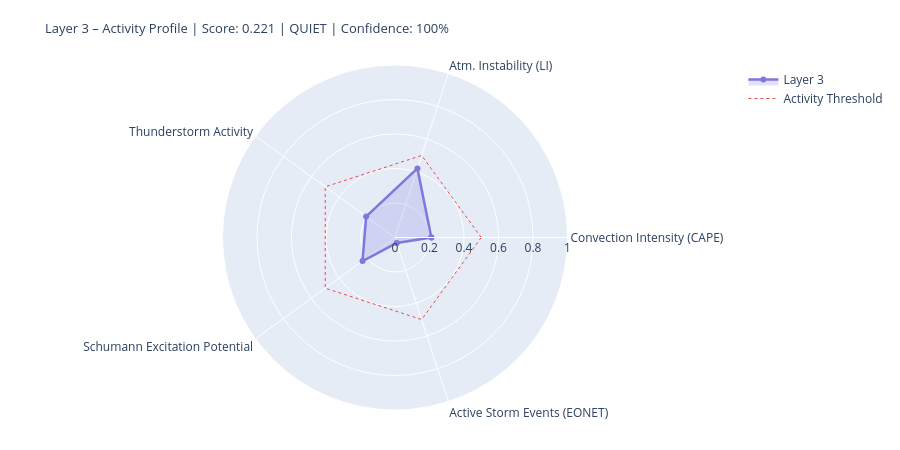

Notebook code cell kept with this figure:
### Markdown cell above
---
## 4. State Assessment & Handoff to Layer 4/5

### Code cell
# ============================================================
# LAYER-3-SCORE
# Five dynamic components
# ============================================================

def norm(v, lo, hi):
    if v is None or (isinstance(v, float) and math.isnan(v)): return None
    return round(max(0.0, min(1.0, (v - lo) / (hi - lo))), 4)

# --- 1) Convection intensity (global CAPE mean) ---
cape_mean = df_atm['cape'].dropna().mean() if not df_atm.empty else None
conv_score = norm(cape_mean, 0, 3000)
conv_src   = 'primary' if cape_mean is not None else 'missing'

# --- 2) Atmospheric instability (LI mean) ---
li_mean   = df_atm['li'].dropna().mean() if not df_atm.empty else None
# Negative LI = unstable → higher score
instab_score = norm(-li_mean if li_mean is not None else None, -6, 6)
instab_src   = 'primary' if li_mean is not None else 'missing'

# --- 3) Thunderstorm activity (mean thunder score + WMO count) ---
thunder_mean = df_atm['thunder_score'].mean() if not df_atm.empty else None
n_thunder    = int(df_atm['thunderstorm'].sum()) if not df_atm.empty else 0
thunder_score_val = norm(
    (thunder_mean or 0) * 0.7 + n_thunder * 0.1, 0, 1.0
) if thunder_mean is not None else None
thunder_src = 'primary'

# --- 4) Schumann excitation potential (weighted Schumann contribution) ---
schumann_pot = df_atm['schumann_contribution'].mean() if not df_atm.empty else None
# Boosted by Layer-2 thunderstorm trigger
if schumann_pot is not None and l2_thunder:
    schumann_pot = min(1.0, schumann_pot * 1.2)
schumann_score = norm(schumann_pot, 0, 1.0) if schumann_pot is not None else None
schumann_src   = 'derived'

# --- 5) Storm activity (NASA EONET) ---
# Distinction: None = data not loaded, 0.0 = loaded but no events
storm_score = None
storm_src   = 'missing'
if raw.get('storms') is not None:          # API reached successfully
    storm_score = norm(len(storm_events), 0, 30) if storm_events else 0.0
    storm_src   = 'primary'

# X-Ray and Kp: context only, not in dynamic score
# (X-Ray = Layer-0/4 driver; Kp = geomagnetic index, not a lightning proxy)
xray_context = None
if raw.get('xray'):
    df_xc = pd.DataFrame(raw['xray'])
    fc = next((c for c in df_xc.columns
               if any(k in c.lower() for k in ['flux','long']) and 'time' not in c.lower()),
              df_xc.columns[1])
    df_xc[fc] = pd.to_numeric(df_xc[fc], errors='coerce')
    xray_last = df_xc[fc].dropna().iloc[-1] if not df_xc[fc].dropna().empty else None
    if xray_last:
        xray_class = ('X' if xray_last>=1e-4 else 'M' if xray_last>=1e-5
                      else 'C' if xray_last>=1e-6 else 'B')
        xray_context = {'flux': float(xray_last), 'class': xray_class}
        print(f'X-Ray context: {xray_class}-class ({xray_last:.2e} W/m²)')

# --- Aggregate ---
COMPONENTS = {
    'Convection Intensity (CAPE)':  {'score': conv_score,       'source': conv_src,    'dynamic': True},
    'Atm. Instability (LI)':         {'score': instab_score,     'source': instab_src,  'dynamic': True},
    'Thunderstorm Activity':              {'score': thunder_score_val, 'source': thunder_src, 'dynamic': True},
    'Schumann Excitation Potential':   {'score': schumann_score,   'source': schumann_src,'dynamic': True},
    'Active Storm Events (EONET)': {'score': storm_score,      'source': storm_src,   'dynamic': True},
}

available   = {k: v['score'] for k, v in COMPONENTS.items() if v['score'] is not None}
unavailable = [k for k, v in COMPONENTS.items() if v['score'] is None]
layer3_score = round(sum(available.values()) / len(available), 4) if available else None
confidence   = round(len(available) / len(COMPONENTS), 2)
level = ('unknown' if layer3_score is None
         else 'quiet'   if layer3_score < 0.3
         else 'moderate' if layer3_score < 0.6
         else 'active')
dominant_l3 = max(available, key=available.get) if available else 'none'

# --- Ausgabe ---
W = 68
print('=' * W)
print('LAYER 3 – ATMOSPHERE / WEATHER / THUNDERSTORMS – STATE ASSESSMENT')
print('=' * W)
for name, comp in COMPONENTS.items():
    s = comp['score']
    if s is not None:
        bar = '█' * int(s * 20) + '░' * (20 - int(s * 20))
        print(f'  {name:<36} {bar}  {s:.3f}  [{comp["source"]}]')
    else:
        print(f'  {name:<36} {"─" * 20}  n/a   [missing]')
print('-' * W)
print(f'  Score:        {layer3_score:.3f}  ({len(available)}/{len(COMPONENTS)} components)')
print(f'  Confidence:   {confidence:.0%}')
print(f'  Level:        {level.upper()}')
print(f'  Dominant:     {dominant_l3}')
print(f'  CAPE mean:    {cape_mean:.0f} J/kg' if cape_mean else '  CAPE mean:    n/a')
print(f'  LI mean:      {li_mean:.1f} K' if li_mean is not None else '  LI mean:      n/a')
print(f'  Thunderstorms:{n_thunder} points (WMO)  +  {len(storm_events)} NASA EONET')
print('=' * W)

# Radar
cats   = list(available.keys())
vals_r = list(available.values())
if len(cats) >= 3:
    fig = go.Figure()
    fig.add_trace(go.Scatterpolar(
        r=vals_r + [vals_r[0]], theta=cats + [cats[0]],
        fill='toself', fillcolor='rgba(127,119,221,0.22)',
        line=dict(color='#7F77DD', width=2.5), name='Layer 3'
    ))
    fig.add_trace(go.Scatterpolar(
        r=[0.5] * (len(cats)+1), theta=cats + [cats[0]],
        line=dict(color='#E24B4A', dash='dot', width=1),
        mode='lines', name='Activity Threshold'
    ))
    fig.update_layout(
        title=dict(
            text=f'Layer 3 – Activity Profile | Score: {layer3_score:.3f} | {level.upper()} | Confidence: {confidence:.0%}',
            font=dict(size=13)
        ),
        polar=dict(radialaxis=dict(visible=True, range=[0, 1])),
        height=450, showlegend=True,
        margin=dict(l=60, r=60, t=65, b=40)
    )
    fig.show()

### Figure 1 — Plotly figure (JSON) as saved in the notebook; plotly's stock layout.template omitted (floating-point values rounded to 4 significant figures)
{"data": [{"fill": "toself", "fillcolor": "rgba(127,119,221,0.22)", "line": {"color": "#7F77DD", "width": 2.5}, "name": "Layer 3", "r": [0.2106, 0.4208, 0.2067, 0.2327, 0.0333, 0.2106], "theta": ["Convection Intensity (CAPE)", "Atm. Instability (LI)", "Thunderstorm Activity", "Schumann Excitation Potential", "Active Storm Events (EONET)", "Convection Intensity (CAPE)"], "type": "scatterpolar"}, {"line": {"color": "#E24B4A", "dash": "dot", "width": 1}, "mode": "lines", "name": "Activity Threshold", "r": [0.5, 0.5, 0.5, 0.5, 0.5, 0.5], "theta": ["Convection Intensity (CAPE)", "Atm. Instability (LI)", "Thunderstorm Activity", "Schumann Excitation Potential", "Active Storm Events (EONET)", "Convection Intensity (CAPE)"], "type": "scatterpolar"}], "layout": {"height": 450, "margin": {"b": 40, "l": 60, "r": 60, "t": 65}, "polar": {"radialaxis": {"range": [0, 1], "visible": true}}, "showlegend": true, "title": {"font": {"size": 13}, "text": "Layer 3 – Activity Profile | Score: 0.221 | QUIET | Confidence: 100%"}}}
